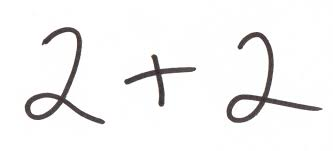
#> input picture python_mini_project/img4.jpeg, 333 x 151 px
$ python -i gui.py   (imports and definitions only)
#> lines starting #> are read from the running program, lines starting #| are printed output that depends on the picture; after the words box and inside, x2 and y2 are one past the last pixel; in counts of white or black regions, pixels touching at a corner belong together
from tkinter import *
from PIL import ImageTk, Image
from tkinter import filedialog
import numpy as np
import cv2
from keras.models import model_from_json

# reading model jsonfile
# [1 line not run here, left out]
# [1 line that did not run here, left out]
# [1 line not run here, left out]
# [1 line that did not run here, left out]


# load weights into new model
# [3 lines not run here, left out]
# [1 line that did not run here, left out]
# [1 line not run here, left out]

def equ_eval(img_path):
#> called with img_path = 'img4.jpeg'
    img = cv2.imread(img_path,cv2.IMREAD_GRAYSCALE)
#> img: shape (151, 333); min 34, max 255, mean 243.5
    if img is not None:
        img=~img
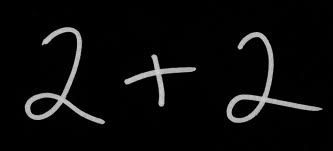
#> img: shape (151, 333); min 0, max 221, mean 11.5
        ret,thresh=cv2.threshold(img,127,255,cv2.THRESH_BINARY)
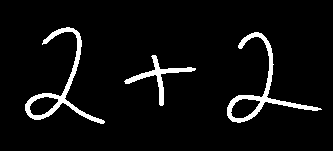
#> thresh: shape (151, 333); 5.5% white; 3 white regions
        ctrs,ret=cv2.findContours(thresh,cv2.RETR_TREE,cv2.CHAIN_APPROX_SIMPLE)
#> ctrs = 5 contours; box (x1, y1, x2, y2) and area: (227, 32, 322, 123) 1280, (25, 27, 105, 124) 1248, (124, 55, 196, 106) 462, (230, 98, 261, 119) 406, (29, 96, 59, 116) 372; ret = [[1, -1, -1, -1], [3, 0, 2, -1], [-1, -1, -1, 1], [-1, 1, 4, -1], [-1, -1, -1, 3]]
        cnt=sorted(ctrs, key=lambda ctr: cv2.boundingRect(ctr)[0])
#> cnt has the same summary as ctrs
        w=int(28)
        h=int(28)
        train_data=[]
        print(len(cnt))
#| 5
        rects=[]
        for c in cnt :
            x,y,w,h= cv2.boundingRect(c)
            rect=[x,y,w,h]
            rects.append(rect)
#> this loop made 5 passes
#> (x, y, w, h) on passes 1 to 5: (25, 27, 80, 97), (29, 96, 30, 20), (124, 55, 72, 51), (227, 32, 95, 91), (230, 98, 31, 21)
#> after the loop, rects = [[25, 27, 80, 97], [29, 96, 30, 20], [124, 55, 72, 51], [227, 32, 95, 91], [230, 98, 31, 21]]
        print(rects)
#| [[25, 27, 80, 97], [29, 96, 30, 20], [124, 55, 72, 51], [227, 32, 95, 91], [230, 98, 31, 21]]
        bool_rect=[]
        for r in rects:
            l=[]
            for rec in rects:
                flag=0
                if rec!=r:
                    if r[0]<(rec[0]+rec[2]+10) and rec[0]<(r[0]+r[2]+10) and r[1]<(rec[1]+rec[3]+10) and rec[1]<(r[1]+r[3]+10):
                        flag=1
                    l.append(flag)
                if rec==r:
                    l.append(0)
            bool_rect.append(l)
#> this loop made 5 passes
#> after the loop, bool_rect = [[0, 1, 0, 0, 0], [1, 0, 0, 0, 0], [0, 0, 0, 0, 0], [0, 0, 0, 0, 1], [0, 0, 0, 1, 0]]
        print(bool_rect)
#| [[0, 1, 0, 0, 0], [1, 0, 0, 0, 0], [0, 0, 0, 0, 0], [0, 0, 0, 0, 1], [0, 0, 0, 1, 0]]
        dump_rect=[]
        for i in range(0,len(cnt)):
            for j in range(0,len(cnt)):
                if bool_rect[i][j]==1:
                    area1=rects[i][2]*rects[i][3]
                    area2=rects[j][2]*rects[j][3]
                    if(area1==min(area1,area2)):
                        dump_rect.append(rects[i])
#> this loop made 5 passes
#> after the loop, dump_rect = [[29, 96, 30, 20], [230, 98, 31, 21]]
        print(len(dump_rect))
#| 2
        final_rect=[i for i in rects if i not in dump_rect]
#> final_rect = [[25, 27, 80, 97], [124, 55, 72, 51], [227, 32, 95, 91]]
        print(final_rect)
#| [[25, 27, 80, 97], [124, 55, 72, 51], [227, 32, 95, 91]]
        for r in final_rect:
            x=r[0]
            y=r[1]
            w=r[2]
            h=r[3]
            im_crop =thresh[y:y+h+10,x:x+w+10]
            im_resize = cv2.resize(im_crop,(28,28))
            im_resize=np.reshape(im_resize,(28,28,1))
            train_data.append(im_resize)
#> this loop made 3 passes
#> pass 1, in equ_eval, `im_crop =thresh[y:y+h+10,x:x+w+10]`:
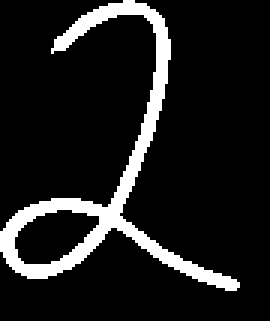
#> im_crop: shape (107, 90) (shown 3 times larger); 11.3% white; 1 white region, box (x1, y1, x2, y2) and area: (0, 0, 80, 97) 1091
#> pass 1, in equ_eval, `im_resize = cv2.resize(im_crop,(28,28))`:
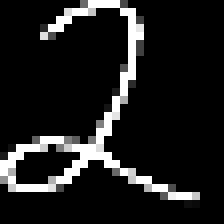
#> im_resize: shape (28, 28) (shown 8 times larger); min 0, max 255, mean 29.6
#> pass 2, in equ_eval, `im_crop =thresh[y:y+h+10,x:x+w+10]`:
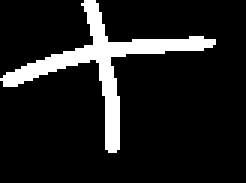
#> im_crop: shape (61, 82) (shown 3 times larger); 11.5% white; 1 white region, box (x1, y1, x2, y2) and area: (0, 0, 72, 51) 577
#> pass 2, in equ_eval, `im_resize = cv2.resize(im_crop,(28,28))`:
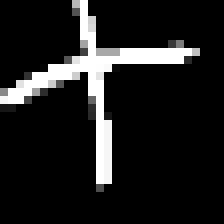
#> im_resize: shape (28, 28) (shown 8 times larger); min 0, max 255, mean 29.6
#> after the loop:
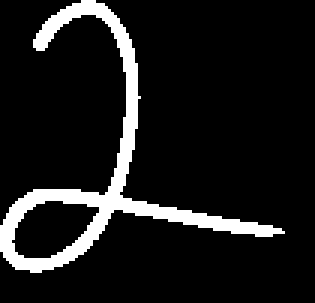
#> im_crop: shape (101, 105) (shown 3 times larger); 10.3% white; 1 white region, box (x1, y1, x2, y2) and area: (0, 0, 95, 91) 1096
#> after the loop, train_data = 3 items
    equation=''
    for i in range(len(train_data)):
        train_data[i]=np.array(train_data[i])
        train_data[i]=train_data[i].reshape(1,28,28,1)
        result=np.argmax(loaded_model.predict(train_data[i]), axis=-1)
        if(result[0]==10):
            equation = equation +'-'
        if(result[0]==11):
            equation = equation +'+'
        if(result[0]==12):
            equation = equation +'*'
        if(result[0]==13):
            equation = equation +'/'
        if(result[0]==0):
            equation = equation +'0'
        if(result[0]==1):
            equation = equation +'1'
        if(result[0]==2):
            equation = equation +'2'
        if(result[0]==3):
            equation = equation +'3'
        if(result[0]==4):
            equation = equation +'4'
        if(result[0]==5):
            equation = equation +'5'
        if(result[0]==6):
            equation = equation +'6'
        if(result[0]==7):
            equation = equation +'7'
        if(result[0]==8):
            equation = equation +'8'
        if(result[0]==9):
            equation = equation +'9'
#> this loop made 1 pass
#> after the loop, equation = ''
    return(equation)
# [1 line not run here, left out]
# Create a file dialog to browse for image
def browse_file():
     # Remove previous image label widget, if it exists
    global image_label
    if 'image_label' in globals():
        image_label.destroy()
    file_path = filedialog.askopenfilename()
    # Open the image file using Pillow
    image = Image.open(file_path)
    eval_image = image
    # Resize the image if necessary
    if image.width > 600 :
        scale_factor = 600 / image.width
        image = image.resize((int(scale_factor * image.width), int(scale_factor * image.height)))
    # Convert the image to Tkinter format
    tk_image = ImageTk.PhotoImage(image)
    # Create a label to display the image
    image_label = Label(root, image=tk_image)
    image_label.image = tk_image
    image_label.pack()
    equ_text.insert(END,equ_eval(file_path))
    equ = equ_text.get("1.0",END)
    res_text.insert(END,eval(equ))


# Create a button to browse for image
# [1 line that did not run here, left out]
# [1 line not run here, left out]
# [1 line that did not run here, left out]
#equ_text = Text(root,height = 1, width = 10).place(x=350,y=355)
# [1 line that did not run here, left out]
# [2 lines not run here, left out]


# [1 line that did not run here, left out]
# [1 line that did not run here, left out]
# [3 lines not run here, left out]

#> (the run stopped early here; a loop or call above may not have finished)
